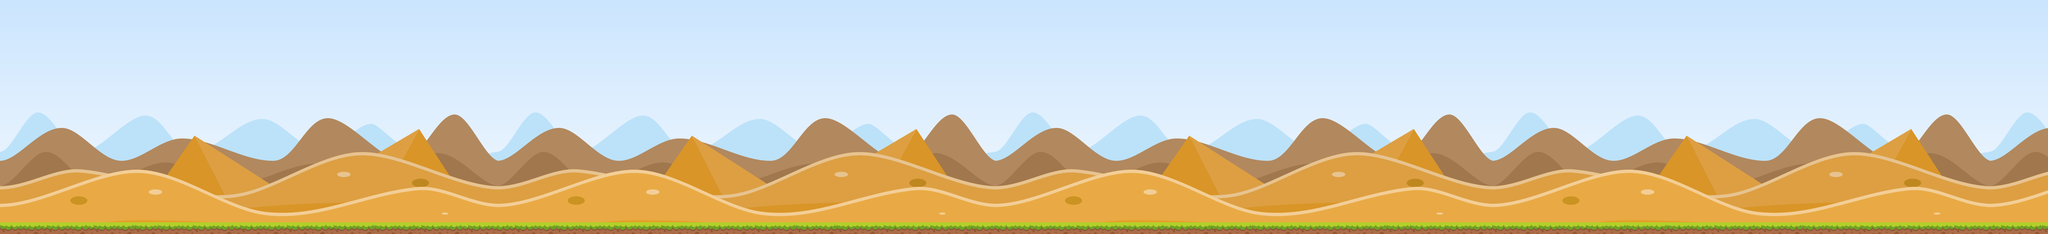

A 2D game scene composited from a Tiled map and its tileset images. What follows is a short description and the map's XML, with each tile layer's data collapsed to a summary:
An orthogonal 350x40 tile map with 15x15 px tiles, 2 tile layers (Fondo, Objetos), 7 tilesets.

<map version="1.5" tiledversion="1.5.0" orientation="orthogonal" renderorder="right-down" width="350" height="40" tilewidth="15" tileheight="15" infinite="0" nextlayerid="3" nextobjectid="1">
 <tileset firstgid="1" name="BG" tilewidth="15" tileheight="15" tilecount="5440" columns="85">
  <image source="Assets/Levels/Desert/BG.png" trans="ff00ff" width="1280" height="960" />
 </tileset>
 <tileset firstgid="5441" name="Bush (2)" tilewidth="15" tileheight="15" tilecount="32" columns="8">
  <image source="Assets/Levels/Desert/Objects/Bush (2).png" trans="ff00ff" width="131" height="74" />
 </tileset>
 <tileset firstgid="5473" name="15" tilewidth="15" tileheight="15" tilecount="48" columns="8">
  <image source="Assets/Levels/Desert/Tile/15.png" trans="ff00ff" width="128" height="93" />
 </tileset>
 <tileset firstgid="5521" name="9" tilewidth="15" tileheight="15" tilecount="64" columns="8">
  <image source="Assets/Levels/Desert/Tile/9.png" trans="ff00ff" width="128" height="128" />
 </tileset>
 <tileset firstgid="5585" name="2" tilewidth="15" tileheight="15" tilecount="64" columns="8">
  <image source="Assets/Levels/jungle/Tiles/2.png" trans="ff00ff" width="128" height="128" />
 </tileset>
 <tileset firstgid="5649" name="14" tilewidth="15" tileheight="15" tilecount="48" columns="8">
  <image source="Assets/Levels/jungle/Tiles/14.png" trans="ff00ff" width="128" height="93" />
 </tileset>
 <tileset firstgid="5697" name="15" tilewidth="15" tileheight="15" tilecount="48" columns="8">
  <image source="Assets/Levels/Desert/Tile/15.png" trans="ff00ff" width="128" height="93" />
 </tileset>
 <layer id="1" name="Fondo" width="350" height="40" locked="1">
  <data>[14000 cells, 14000 non-empty, 3400 distinct tile ids]</data>
 </layer>
 <layer id="2" name="Objetos" width="350" height="40">
  <data>[14000 cells, 700 non-empty, 16 distinct tile ids]</data>
 </layer>
</map>
